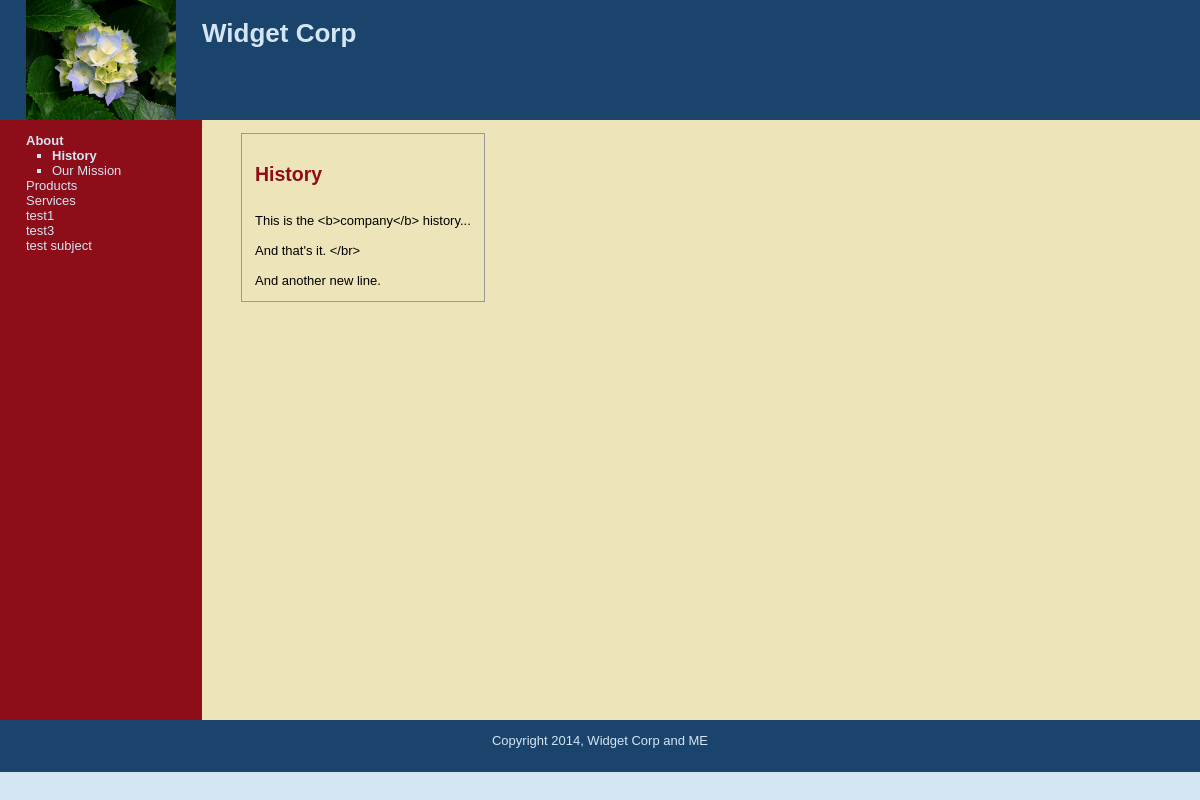
Page /index.php?subject=1 on the committed database.
### tables this page shows
CREATE TABLE IF NOT EXISTS `logo` (
  `id` int(11) NOT NULL AUTO_INCREMENT,
  `title` varchar(20) NOT NULL,
  `body` text NOT NULL,
  `gambar` text NOT NULL,
  PRIMARY KEY (`id`)
);

CREATE TABLE IF NOT EXISTS `subjects` (
  `id` int(11) NOT NULL AUTO_INCREMENT,
  `menu_name` varchar(30) NOT NULL,
  `position` int(3) NOT NULL,
  `visible` tinyint(1) NOT NULL,
  PRIMARY KEY (`id`)
);

CREATE TABLE IF NOT EXISTS `pages` (
  `id` int(11) NOT NULL AUTO_INCREMENT,
  `subject_id` int(11) NOT NULL,
  `menu_name` varchar(30) NOT NULL,
  `position` int(3) NOT NULL,
  `visible` tinyint(1) NOT NULL,
  `content` text NOT NULL,
  PRIMARY KEY (`id`)
);

### public/index.php (the view, shortened to what this page needs)
<?php require_once("../includes/db_connection.php"); ?>
<?php require_once("../includes/functions.php"); ?>
<?php include("../includes/layouts/header.php"); ?>
<?php find_selected_page(true); ?>
		<div id="main">
			<div id="navigation">
				<?php echo public_navigation($current_subject, $current_page); ?> <br>
			</div>
			<div id="page">
				<?php if ($current_page) {?>
				  <div class="view-content">
				  <h2><?php echo htmlentities($current_page["menu_name"]); ?></h2><br />
				   <?php echo nl2br(htmlentities($current_page["content"])); ?><br />
				  </div><br><br>
				<?php } else {?>
				 <p>Welcome!</p>
				<?php }?>
			</div>
		</div>
<?php include("../includes/layouts/footer.php"); ?>

### includes/layouts/header.php (shortened to what this page needs)
<?php require_once("../includes/db_connection.php"); ?>
<?php
 $sql = "SELECT *
		FROM logo
		ORDER BY id DESC
		LIMIT 1";
$hasil = mysqli_query($connection, $sql);
$baris = mysqli_fetch_assoc($hasil);
?>
<html>
	<head>
		<link href="css/public.css" media="all" rel="stylesheet" type="text/css"/>
	</head>
	<body>
		<div id="header">
			<div id="logo">
			<img src="<?php echo $baris["gambar"]; ?>"/>
			</div>
			<div id="judul">
				<h1>Widget Corp <?php if ($layout_context == "admin") {
				echo "Admin"; }?> </h1>
			</div>
		</div>

### includes/functions.php (shortened to what this page needs)
<?php
	function find_all_subjects($public = true){
		global $connection;
		$query = "SELECT * ";
		$query .= "FROM subjects ";
		if($public){
		 $query .= "WHERE visible = 1 ";
		}
		$query .= "ORDER BY position ASC";
		$subject_set = mysqli_query($connection, $query);
		return $subject_set;
	}
	function find_subject_by_id($subject_id, $public = true){
	 	global $connection;
		$safe_subject_id = mysqli_real_escape_string($connection, $subject_id);
		$query = "SELECT * FROM subjects WHERE id = {$safe_subject_id} ";
		if($public){
		 $query.= "AND visible = 1 ";
		}
		$query .= " limit 1";
		$subject_set = mysqli_query($connection, $query);
		if($subject = mysqli_fetch_assoc($subject_set)){
			return $subject;
		} else {
		 return null;
		 };
	}
	function find_pages_for_subject($subject_id, $public=true){
		global $connection;
		$safe_subject_id = mysqli_real_escape_string($connection, $subject_id);
		$query = "SELECT * ";
		$query .="FROM pages ";
		$query .= "WHERE subject_id = {$safe_subject_id} ";
		if($public){
		 $query .= "AND visible = 1 ";
		}
		$query .= "ORDER BY position ASC";
		$page_set = mysqli_query($connection, $query);
		return $page_set;
	}
	function find_default_page_for_subject($subject_id){
	 $page_set = find_pages_for_subject($subject_id);
	 	if($first_page = mysqli_fetch_assoc($page_set)){
			return $first_page;
		} else {
		 return null;
		 };
	}
	function find_selected_page($public=false){
	 if (isset($_GET["subject"])){
	  $current_subject = find_subject_by_id($_GET["subject"], $public);
	  if($current_subject && $public){
	    $current_subject = find_subject_by_id($_GET["subject"], $public);
	  } else {
	    $current_page = null;
	  }
	  if($public){
		$current_page = find_default_page_for_subject($current_subject["id"]);
	  } else {
		  $current_page = null;
		}
	  }else if (isset($_GET["page"])){
	   $current_page = find_page_by_id($_GET["page"], $public);
	   $current_subject = null;
	  } else {
	   $current_subject = null;
	   $current_page = null;
	  }
	}
	function public_navigation($subject_array, $page_array){
		$output = "<ul class=\"subjects\">";
		$subject_set = find_all_subjects();
		while($subject = mysqli_fetch_assoc($subject_set)){
			$output .= "<li";
				if ($subject_array && $subject["id"] == $subject_array["id"]) {
				$output .=  " class = 'selected' ";
				}
			$output .= ">";
			$output .= "<a href=\"index.php?subject=";
			$output .= urlencode($subject["id"]);
			$output .= "\">";
			$output .= htmlentities($subject["menu_name"]);
			$output .= "</a>";
			if ($subject_array["id"] == $subject["id"] ||
				$page_array["subject_id"] == $subject["id"] ){
				$page_set = find_pages_for_subject($subject["id"]);
				$output .= "<ul class=\"pages\">";
				while($page = mysqli_fetch_assoc($page_set)){
				  $output .=  "<li";
					if ($page_array && $page["id"] == $page_array["id"]) {
					$output .=  " class = 'selected' ";
					}
				  $output .=  ">";
				$output .= "<a href=\"index.php?page=";
				$output .=  urlencode($page["id"]);
				$output .= "\">";
				$output .=  htmlentities($page["menu_name"]);
				$output .= "</a></li> ";
				 }
				$output .= "</ul>";
			}
			$output .="</li>";
		}
		$output .= "</ul>";
		return $output;
	}
	?>

### includes/layouts/footer.php (shortened to what this page needs)
		<div id="footer">Copyright <?php echo date("Y")?>, Widget Corp and ME</div>
	</body>
</html>

### public/css/public.css (style rules this page uses)
html { height: 100%; width: 100%; }
body { width: 100%; height: 100%; margin: 0px; padding: 0px; border: 0px; font-family: Verdana, Arial, Helvetica, sans-serif; background: #D4E6F4; font-size: 13px; line-height: 15px; }
img { border: none; }
a { color: #8D0D19; }
a { color: #1A446C; }
#header { height: 120px; margin: 0px; padding: 0px; text-align: left; background: #1A446C; color: #D4E6F4; }
#header h1 { padding: 1em; margin: 0px; }
#main { margin: 0px; padding: 0px; height: 600px; width: 100%; background: #EEE4B9; }
#footer { height: 2em; margin: 0px; padding: 1em; text-align: center; background: #1A446C; color: #D4E6F4; clear: both; }
#logo { float: left; height: 100%; width: 150px; padding: 0em 2em; color: #D4E6F4; }
#logo img { height: 120px; width: 150px; }
#navigation { float: left; height: 100%; width: 150px; padding: 0em 2em; color: #D4E6F4; background: #8D0D19; }
#navigation a { color: #D4E6F4; text-decoration: none; }
ul.subjects { margin: 1em 0; padding-left: 0; list-style: none; }
ul.pages { padding-left: 2em; list-style: square; font-weight: normal; }
.selected { font-weight: bold; }
#page { float: left; height: 100%; padding-left: 2em; vertical-align: top; background: #EEE4B9; }
#page h2 { color: #8D0D19; margin-top: 1em; }
.view-content { margin: 1em; padding: 1em; border: 1px solid #999; }

### rows in the picture
logo: gambar (picture)
subjects: value "About"
pages: value "History", menu_name "History", content "This is the <b>company</b> history... And that's it. </br> And another new line."
pages: value "Our Mission"
subjects: value "Products"
subjects: value "Services"
subjects: value "test1"
subjects: value "test3"
subjects: value "test subject"
